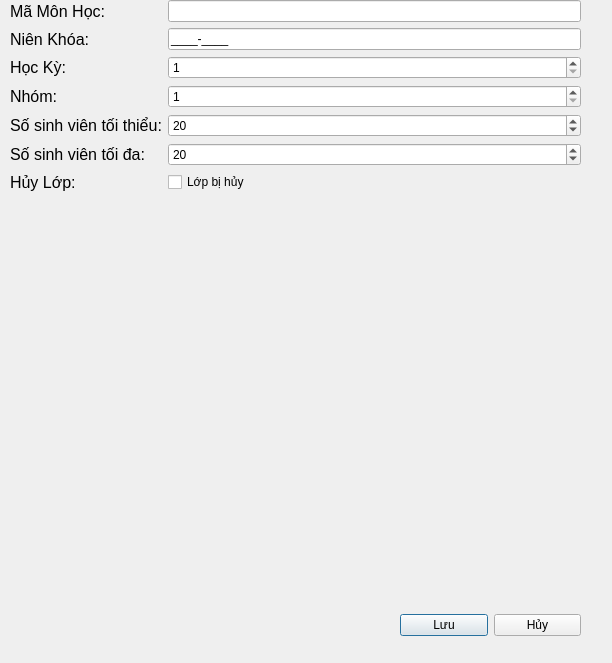
<?xml version="1.0" encoding="UTF-8"?>
<ui version="4.0">
 <class>ThemLopTinChi</class>
 <widget class="QDialog" name="ThemLopTinChi">
  <property name="geometry">
   <rect>
    <x>0</x>
    <y>0</y>
    <width>612</width>
    <height>663</height>
   </rect>
  </property>
  <property name="windowTitle">
   <string>Dialog</string>
  </property>
  <widget class="QWidget" name="layoutWidget">
   <property name="geometry">
    <rect>
     <x>10</x>
     <y>0</y>
     <width>571</width>
     <height>591</height>
    </rect>
   </property>
   <layout class="QFormLayout" name="formLayout">
    <item row="1" column="0">
     <widget class="QLabel" name="label_2">
      <property name="font">
       <font>
        <pointsize>12</pointsize>
       </font>
      </property>
      <property name="text">
       <string>Mã Môn Học:</string>
      </property>
     </widget>
    </item>
    <item row="1" column="1">
     <widget class="QLineEdit" name="txtMaMH"/>
    </item>
    <item row="3" column="0">
     <widget class="QLabel" name="label_3">
      <property name="font">
       <font>
        <pointsize>12</pointsize>
       </font>
      </property>
      <property name="text">
       <string>Niên Khóa:</string>
      </property>
     </widget>
    </item>
    <item row="3" column="1">
     <widget class="QLineEdit" name="txtNienKhoa">
      <property name="inputMask">
       <string>0000-0000;_</string>
      </property>
      <property name="placeholderText">
       <string>VD: 2024-2025</string>
      </property>
     </widget>
    </item>
    <item row="5" column="0">
     <widget class="QLabel" name="label_4">
      <property name="font">
       <font>
        <pointsize>12</pointsize>
       </font>
      </property>
      <property name="text">
       <string>Học Kỳ:</string>
      </property>
     </widget>
    </item>
    <item row="5" column="1">
     <widget class="QSpinBox" name="spinHocKy">
      <property name="enabled">
       <bool>true</bool>
      </property>
      <property name="minimum">
       <number>1</number>
      </property>
      <property name="maximum">
       <number>3</number>
      </property>
     </widget>
    </item>
    <item row="7" column="0">
     <widget class="QLabel" name="label_5">
      <property name="font">
       <font>
        <pointsize>12</pointsize>
       </font>
      </property>
      <property name="text">
       <string>Nhóm:</string>
      </property>
     </widget>
    </item>
    <item row="7" column="1">
     <widget class="QSpinBox" name="spinNhom">
      <property name="minimum">
       <number>1</number>
      </property>
     </widget>
    </item>
    <item row="9" column="0">
     <widget class="QLabel" name="label_6">
      <property name="font">
       <font>
        <pointsize>12</pointsize>
       </font>
      </property>
      <property name="text">
       <string>Số sinh viên tối thiểu:</string>
      </property>
     </widget>
    </item>
    <item row="9" column="1">
     <widget class="QSpinBox" name="spinMin">
      <property name="minimum">
       <number>15</number>
      </property>
      <property name="maximum">
       <number>200</number>
      </property>
      <property name="singleStep">
       <number>5</number>
      </property>
      <property name="value">
       <number>20</number>
      </property>
     </widget>
    </item>
    <item row="11" column="0">
     <widget class="QLabel" name="label_7">
      <property name="font">
       <font>
        <pointsize>12</pointsize>
       </font>
      </property>
      <property name="text">
       <string>Số sinh viên tối đa:</string>
      </property>
     </widget>
    </item>
    <item row="11" column="1">
     <widget class="QSpinBox" name="spinMax">
      <property name="minimum">
       <number>15</number>
      </property>
      <property name="maximum">
       <number>200</number>
      </property>
      <property name="singleStep">
       <number>5</number>
      </property>
      <property name="value">
       <number>20</number>
      </property>
     </widget>
    </item>
    <item row="13" column="0">
     <widget class="QLabel" name="label_8">
      <property name="font">
       <font>
        <pointsize>12</pointsize>
       </font>
      </property>
      <property name="text">
       <string>Hủy Lớp:</string>
      </property>
     </widget>
    </item>
    <item row="13" column="1">
     <widget class="QCheckBox" name="checkHuy">
      <property name="text">
       <string>Lớp bị hủy</string>
      </property>
     </widget>
    </item>
   </layout>
  </widget>
  <widget class="QWidget" name="">
   <property name="geometry">
    <rect>
     <x>400</x>
     <y>610</y>
     <width>181</width>
     <height>31</height>
    </rect>
   </property>
   <layout class="QHBoxLayout" name="horizontalLayout">
    <item>
     <widget class="QPushButton" name="btnLuu">
      <property name="toolTip">
       <string>Lưu lớp tín chỉ</string>
      </property>
      <property name="text">
       <string>Lưu</string>
      </property>
     </widget>
    </item>
    <item>
     <widget class="QPushButton" name="btnHuy">
      <property name="toolTip">
       <string>Đóng cửa sổ mà không lưu</string>
      </property>
      <property name="text">
       <string>Hủy</string>
      </property>
     </widget>
    </item>
   </layout>
  </widget>
 </widget>
 <resources/>
 <connections/>
</ui>
